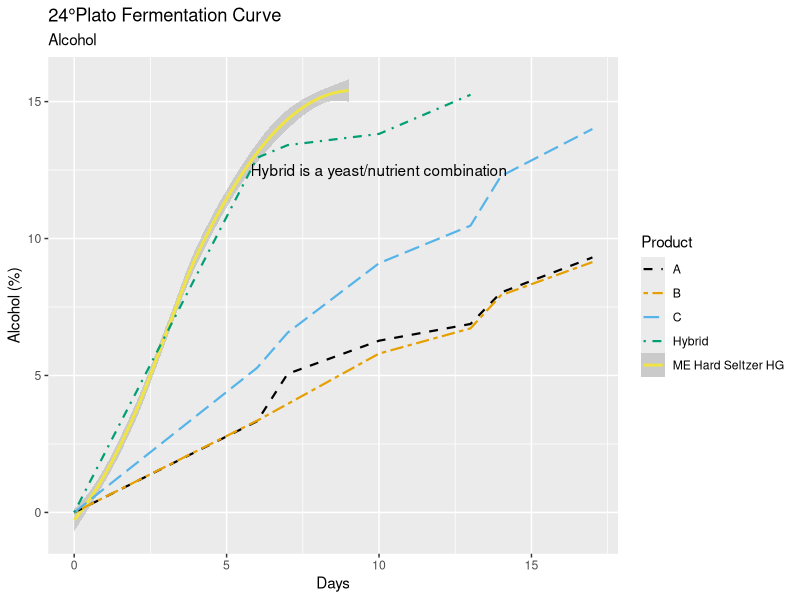
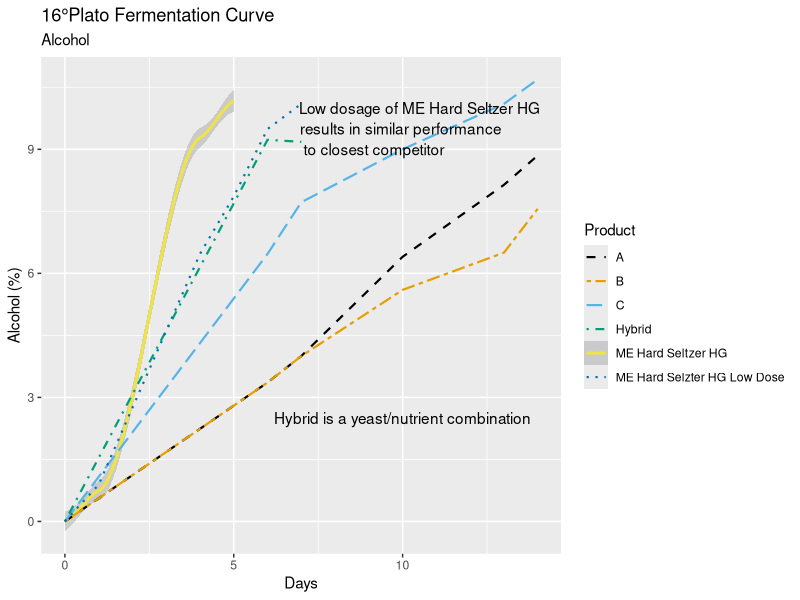
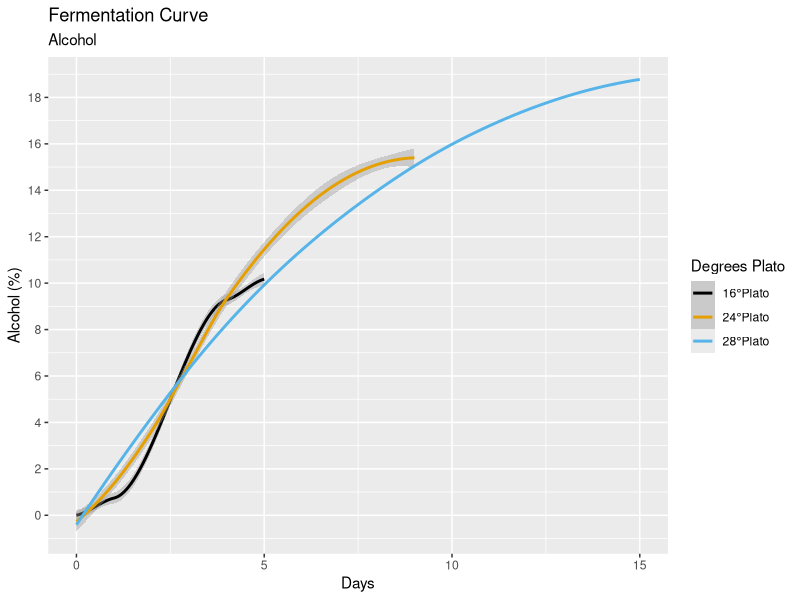
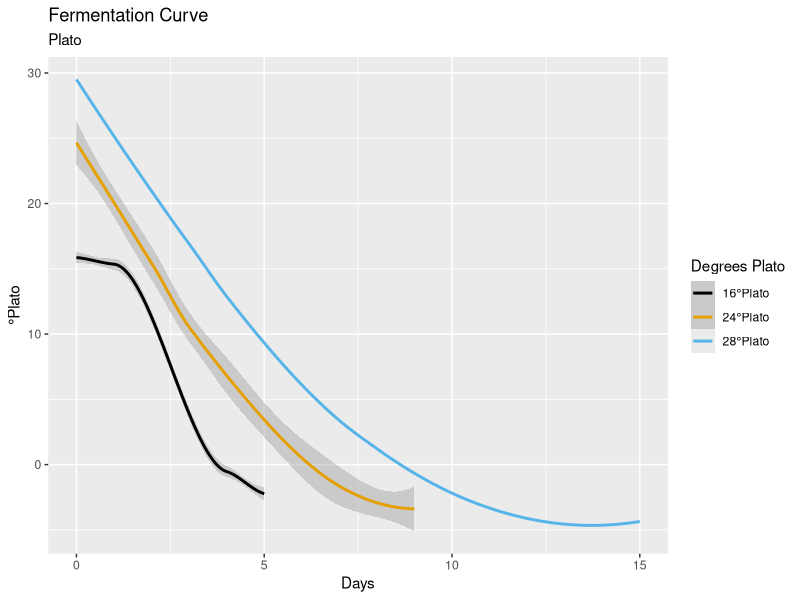
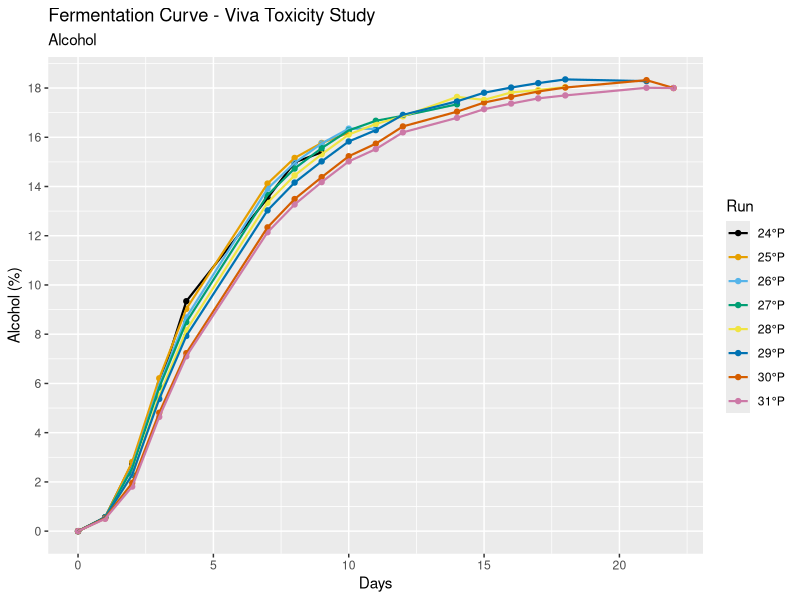
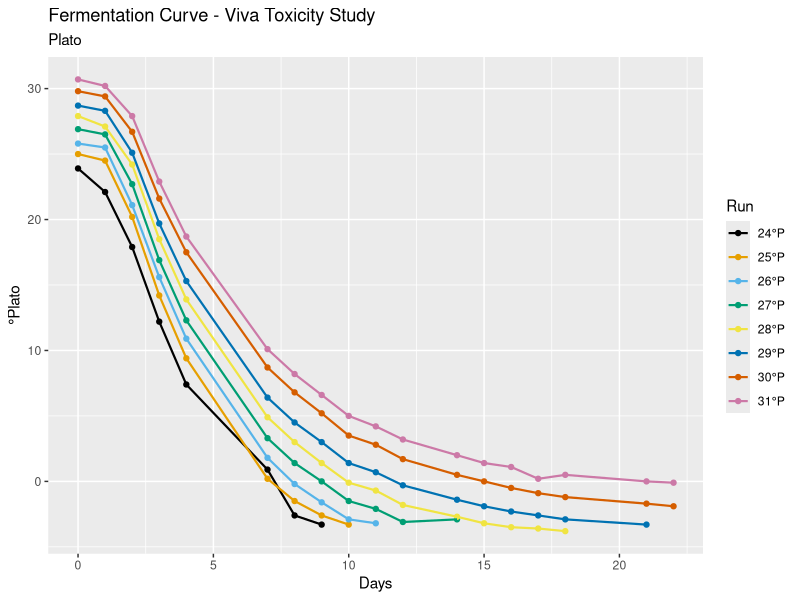
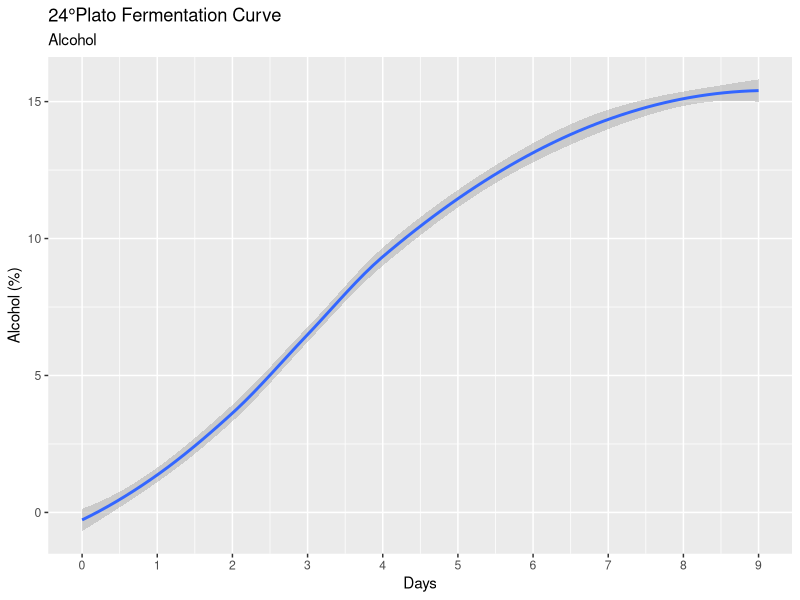
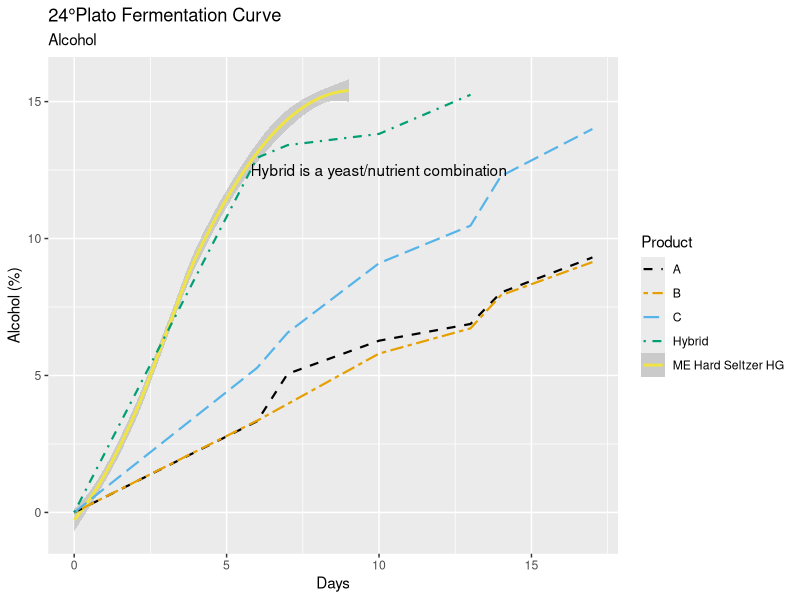

Source code (R) for these figures, in order:
install.packages("tidyverse")
library(tidyverse)
install.packages("rmarkdown")
library(rmarkdown)

# Loading in the csv files containing the data
plato24 <- read_csv("GFC21_003_24Plato_Data.csv")
plato16 <- read_csv("GFC21_003_16Plato_Data.csv")

# Filtering the data to contain either our products or competitors
plato24_comp <- plato24 %>% 
  filter(product %in% c("A","B","C","Hybrid"))
plato24_MEHSHG <- plato24 %>% 
  filter(product %in% c("ME Hard Seltzer HG"))
plato16_comp <- plato16 %>% 
  filter(product %in% c("A","B","C","Hybrid","ME Hard Selzter HG Low Dose"))
plato16_MEHSHG <- plato16 %>% 
  filter(product %in% c("ME Hard Seltzer HG"))

# Colorblind-friendly palette with black
cbPalette <- c("#000000", "#E69F00", "#56B4E9", "#009E73", "#F0E442", "#0072B2", "#D55E00", "#CC79A7")

# Plot looking at alcohol production between our product and competitors at 24 Plato over time
ggplot(data=plato24,aes(x=day,y=alcohol*100,color=product,linetype=product))+
  geom_smooth(data=plato24_MEHSHG)+
  geom_line(data=plato24_comp,size=.75)+
  labs(title="24°Plato Fermentation Curve",
       subtitle="Alcohol",
       x="Days",
       y="Alcohol (%)",
       colour="Product",
       linetype="Product")+
  scale_color_manual(values=cbPalette)+
  scale_linetype_manual(values=c("dashed","twodash","longdash","dotdash","solid","dotted"))+
  annotate(geom="text",x=10,y=12.5,label="Hybrid is a yeast/nutrient combination")

ggsave("24p_compreveiw_alcohol.png",width=8.5,height=5)

# Plot looking at alcohol production between our product and competitors at 16 Plato over time
ggplot(data=plato16,aes(x=day,y=alcohol*100,color=product,linetype=product))+
  geom_smooth(data=plato16_MEHSHG)+
  geom_line(data=plato16_comp,size=.75)+
  labs(title="16°Plato Fermentation Curve",
       subtitle="Alcohol",
       x="Days",
       y="Alcohol (%)",
       colour="Product",
       linetype="Product")+
  scale_color_manual(values=cbPalette)+
  scale_linetype_manual(values=c("dashed","twodash","longdash","dotdash","solid","dotted"))+
  annotate(geom="text",x=10,y=2.5,label="Hybrid is a yeast/nutrient combination")+
  annotate(geom="text",x=10.5,y=10,label="Low dosage of ME Hard Seltzer HG")+
  annotate(geom="text",x=9.95,y=9.5,label="results in similar performance")+
  annotate(geom="text",x=9.15,y=9,label="to closest competitor")

ggsave("16p_compreview_alcohol.png",width=8.5,height=5)

# Loading in the csv file containing Jasmin's 28P benchtop data
plato28 <- read_csv("GFC21_003_28Plato_Data.csv")

# Plot looking at alcohol production at 16, 24, and 28P
ggplot(data=plato28,aes(x=day,y=alcohol*100))+
  geom_smooth(data=plato16_MEHSHG,aes(color="16°Plato"))+
  geom_smooth(data=plato24_MEHSHG,aes(color="24°Plato"))+
  geom_smooth(data=plato28,aes(color="28°Plato"),se=F)+
  labs(title="Fermentation Curve",
       subtitle="Alcohol",
       x="Days",
       y="Alcohol (%)",
       colour="Degrees Plato")+
  scale_color_manual(name="Degrees Plato",
                     breaks=c("16°Plato","24°Plato","28°Plato"),
                     values=cbPalette)+
  scale_y_continuous(breaks=seq(0,21,2))

ggsave("pds_fermcurve_alcohol.png",width=8.5,height=5)

# Plot looking at plato drop at 16, 24, and 28P
ggplot(data=plato28,aes(x=day,y=plato))+
  geom_smooth(data=plato16_MEHSHG,aes(color="16°Plato"))+
  geom_smooth(data=plato24_MEHSHG,aes(color="24°Plato"))+
  geom_smooth(data=plato28,aes(color="28°Plato"),se=F)+
  labs(title="Fermentation Curve",
       subtitle="Plato",
       x="Days",
       y="°Plato",
       colour="Degrees Plato",)+
  scale_color_manual(name="Degrees Plato",
                     breaks=c("16°Plato","24°Plato","28°Plato"),
                     values=cbPalette)

ggsave("pds_fermcurve_plato.png",width=8.5,height=5)

# Loading in csv file containing data from Viva Toxicity study
toxicity <- read_csv("GFC21_003_Round3.csv")

# Plot looking at toxicity runs alcohol production
ggplot(data=toxicity,mapping=aes(x=Day,y=Alcohol*100))+
  geom_point(aes(color=as.factor(Run)))+
  geom_line(aes(color=as.factor(Run)),size=.75)+
  scale_color_manual(labels=c("24°P","25°P","26°P","27°P","28°P","29°P","30°P","31°P"),values=cbPalette)+
  labs(title="Fermentation Curve - Viva Toxicity Study",
       subtitle="Alcohol",
       x="Days",
       y="Alcohol (%)",
       colour="Run")+
  scale_y_continuous(breaks=seq(0,21,2))

ggsave("toxicity.png",width=8.5,height=5)

# Plot looking at toxicity runs plato reduction
ggplot(data=toxicity,mapping=aes(x=Day,y=Plato))+
  geom_point(aes(color=as.factor(Run)))+
  geom_line(aes(color=as.factor(Run)),size=.75)+
  scale_color_manual(labels=c("24°P","25°P","26°P","27°P","28°P","29°P","30°P","31°P"),values=cbPalette)+
  labs(title="Fermentation Curve - Viva Toxicity Study",
       subtitle="Plato",
       x="Days",
       y="°Plato",
       colour="Run")

ggsave("toxicity_plato.png",width=8.5,height=5)

# Quick plot made at request of Nate for 3/11 meeting
ggplot(data=plato24_MEHSHG,mapping=aes(x=day,y=alcohol*100))+
  geom_smooth()+
  labs(title="24°Plato Fermentation Curve",
       subtitle="Alcohol",
       x="Days",
       y="Alcohol (%)")+
  scale_x_continuous(breaks=seq(0,10,1))

ggsave("24P_alcohol.png",width=8.5,height=5)
